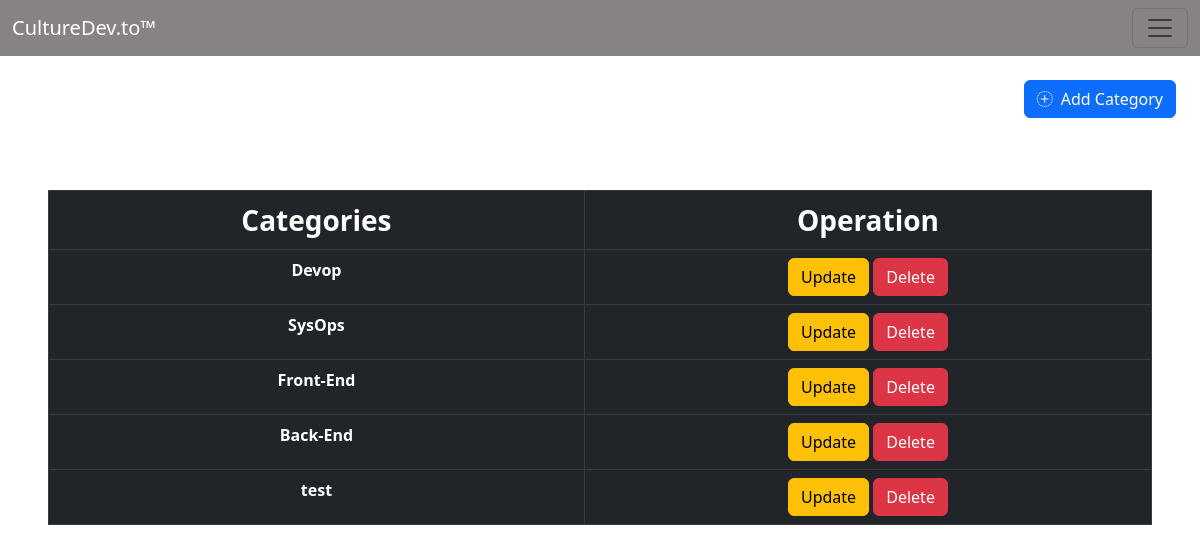
/pages/categories.php (signed in), run on the app's committed database.
### tables this page shows
CREATE TABLE `category` (
  `id` int(11) NOT NULL,
  `name` varchar(255) NOT NULL
);

### config/database.php (called while the page is built, shortened)
<?php
class Database {
    private $host = "localhost";
    private $dbName = "culturedev";
    private $username = "root";
    private $password = "";
    public function __construct(){
        $this->con = new PDO('mysql:host='.$this->host.';dbname='.$this->dbName.';charset=utf8', $this->username, $this->password);
        return true;
    }
}
?>

### models/Crud.php (called while the page is built, shortened)
<?php
require_once __DIR__.'/../config/database.php';
class Crud extends Database
{
    protected function select($table,$rows="*",$where = null){
            if ($where != null) {
                $sql="SELECT $rows FROM $table WHERE $where";
            }else{
                $sql="SELECT $rows FROM $table";
            }
        $result = $this->con->query($sql);
        $res = $result ->fetchALL();
        return $res;
    }
}

### controllers/CategoryController.php (called while the page is built, shortened)
<?php
include_once __DIR__.'/../models/Crud.php';
class CategoryController extends Crud
{
    public function getCategory(){
        $result =$this->select("category","*");
        return $result;
    }
}

### pages/categories.php (the view, shortened to what this page needs)
<?php
include_once("../includes/head.php");
include '../controllers/CategoryController.php';
$Category= new CategoryController();
$allCategories= $Category->getCategory();
?>
<body style="height: 100vh;">
<?php include_once '../includes/sidenav.php'; ?>
    <div class="d-flex justify-content-end m-4">
            <button href="#modal-categories" data-bs-toggle="modal" class="btn btn-primary d-flex "  onclick="resetCategoryForm()"><i class="bi bi-plus-circle-dotted me-2" ></i>Add Category</button>
        </div>
    <div class="p-5" >
        <table class="table table-dark table-hover table-bordered text-center" id="test">
        <thead>
          <tr class="fs-3">
            <th scope="col">Categories</th>
            <th scope="col">Operation</th>
          </tr>
        </thead>
        <tbody>
        <?php foreach($allCategories as $category ) { ?>
          <tr>
            <th scope="row"><?php echo $category['name']; ?></th>
            <td>
                <a href="categories.php?updateId=<?php echo $category['id']; ?>" type="button" class="btn btn-warning">Update</a>
                <a href="categories.php?deleteId=<?php echo $category['id']; ?>" type="button" class="btn btn-danger">Delete</a>
            </td>
          </tr>
          <?php } ?>
        </tbody>
        </table>
    </div>
</body>
</html>

### data on the page
category: name "Devop"
category: name "SysOps"
category: name "Front-End"
category: name "Back-End"
category: name "test"
